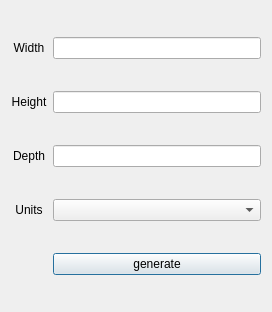
<?xml version="1.0" encoding="UTF-8"?>
<ui version="4.0">
 <class>Dialog</class>
 <widget class="QDialog" name="Dialog">
  <property name="geometry">
   <rect>
    <x>0</x>
    <y>0</y>
    <width>272</width>
    <height>312</height>
   </rect>
  </property>
  <property name="windowTitle">
   <string>Dialog</string>
  </property>
  <layout class="QGridLayout" name="gridLayout">
   <item row="2" column="0">
    <widget class="QLabel" name="d_label">
     <property name="text">
      <string>Depth</string>
     </property>
     <property name="alignment">
      <set>Qt::AlignCenter</set>
     </property>
    </widget>
   </item>
   <item row="0" column="1">
    <widget class="QLineEdit" name="w_line_edit"/>
   </item>
   <item row="1" column="0">
    <widget class="QLabel" name="h_label">
     <property name="text">
      <string>Height</string>
     </property>
     <property name="alignment">
      <set>Qt::AlignCenter</set>
     </property>
    </widget>
   </item>
   <item row="0" column="0">
    <widget class="QLabel" name="w_label">
     <property name="text">
      <string>Width</string>
     </property>
     <property name="alignment">
      <set>Qt::AlignCenter</set>
     </property>
    </widget>
   </item>
   <item row="3" column="0">
    <widget class="QLabel" name="unit_label">
     <property name="text">
      <string>Units</string>
     </property>
     <property name="alignment">
      <set>Qt::AlignCenter</set>
     </property>
    </widget>
   </item>
   <item row="1" column="1">
    <widget class="QLineEdit" name="h_line_edit"/>
   </item>
   <item row="3" column="1">
    <widget class="QComboBox" name="unit_combo_box"/>
   </item>
   <item row="4" column="1">
    <widget class="QPushButton" name="generate_button">
     <property name="text">
      <string>generate</string>
     </property>
    </widget>
   </item>
   <item row="2" column="1">
    <widget class="QLineEdit" name="d_line_edit"/>
   </item>
  </layout>
 </widget>
 <tabstops>
  <tabstop>w_line_edit</tabstop>
  <tabstop>h_line_edit</tabstop>
  <tabstop>d_line_edit</tabstop>
  <tabstop>unit_combo_box</tabstop>
  <tabstop>generate_button</tabstop>
 </tabstops>
 <resources/>
 <connections/>
</ui>
